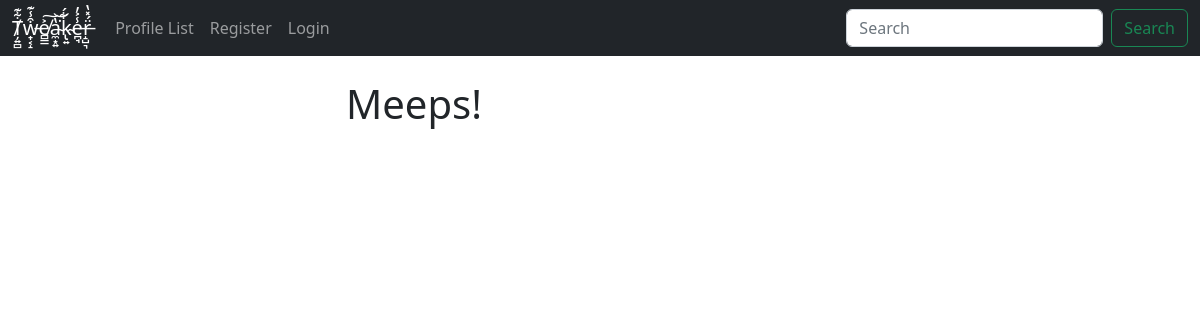
The app's page /, older data.
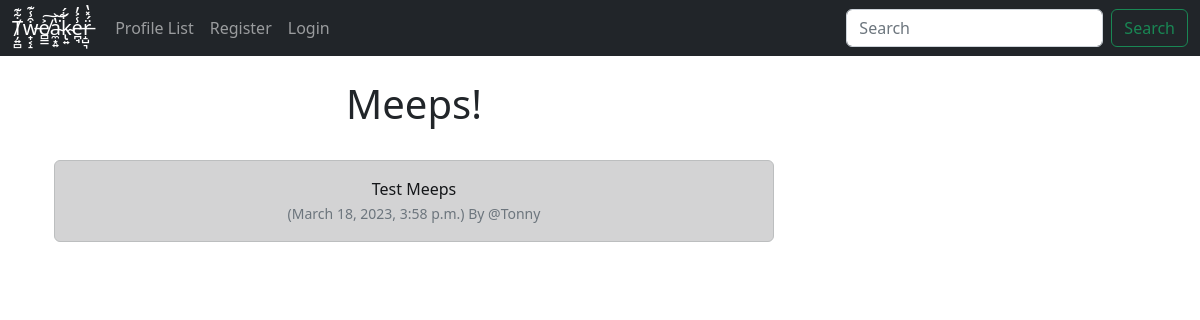
The same page, newer data.
### tweaker/models.py (models this page shows, shortened)
class Meep(models.Model):
	user = models.ForeignKey(
		User, related_name="meeps",
		on_delete=models.DO_NOTHING
		)
	body = models.CharField(max_length=200)
	created_at = models.DateTimeField(auto_now_add=True)

### tweaker/views.py (the view)
# urls.py: path('', views.index, name="index"),
def index(request):
	if request.user.is_authenticated:
		form = MeepForm(request.POST or None)
		if request.method == "POST":
			if form.is_valid():
				meep = form.save(commit=False)
				meep.user = request.user
				meep.save()
				messages.success(request, ("Your Meep Has Been Posted!"))
				return redirect('index')
		meeps = Meep.objects.all().order_by("-created_at")
		return render(request, 'index.html', {"meeps":meeps, "form":form})
	else:
		meeps = Meep.objects.all().order_by("-created_at")
		return render(request, 'index.html', {"meeps":meeps})

### tweaker/templates/index.html (shortened to what this page needs)
{% extends 'base.html' %}
{% block content %}
	<div class="container text-center">
		<div class="row">
			<div class="col-8">
	<h1>Meeps!</h1>
<br/>
	{% for meep in meeps %}
		<div class="alert alert-dark" role="alert">
		  {{ meep.body }}<br/>
		  <small class="text-muted">
		  	({{ meep.created_at}}) By
		  	@{{ meep.user.username }}
		  </small>
		</div><br/><br/>
	{% endfor %}
</div>
<div class="col-4">
				<br/><br/><br/>
</div>
{% endblock %}

Row changes from the older to the newer data that the page shows:
added Meep: body "Test Meeps", created_at "March 18, 2023, 3:58 p.m.", user.username "Tonny"
